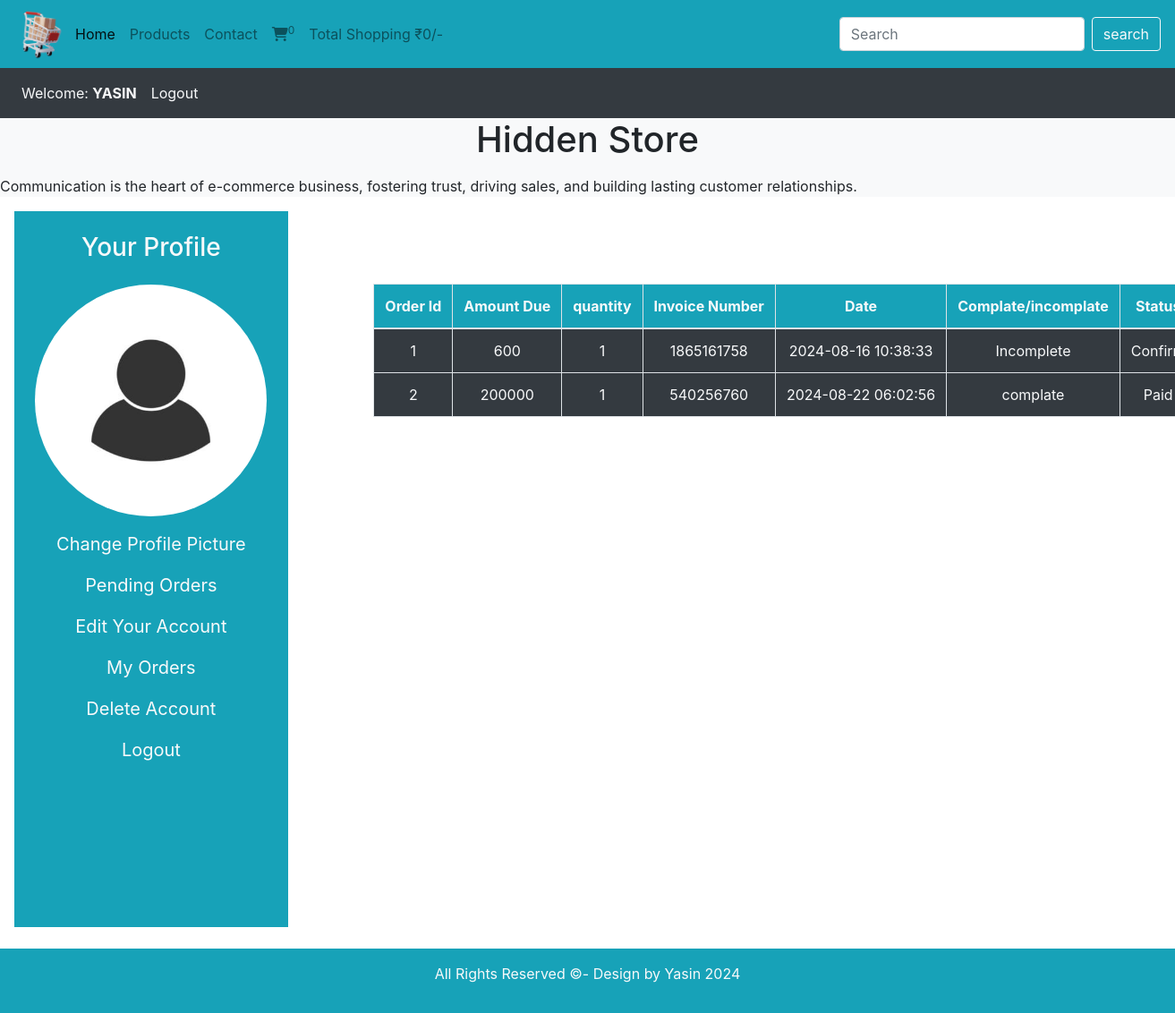
Page /user_area/profile.php?my_orders (signed in) on the committed database.
### tables this page shows
CREATE TABLE `user_table` (
  `user_id` int(11) NOT NULL,
  `username` varchar(150) NOT NULL,
  `user_email` varchar(150) NOT NULL,
  `user_password` varchar(150) NOT NULL,
  `user_image` varchar(150) NOT NULL,
  `user_ip` varchar(150) NOT NULL,
  `user_address` varchar(150) NOT NULL,
  `user_mobile` varchar(15) NOT NULL
);

CREATE TABLE `user_orders` (
  `order_id` int(11) NOT NULL,
  `user_id` int(11) NOT NULL,
  `amount_due` int(255) NOT NULL,
  `invoice_number` int(255) NOT NULL,
  `total_products` int(255) NOT NULL,
  `order_date` timestamp NOT NULL DEFAULT current_timestamp() ON UPDATE current_timestamp(),
  `order_status` varchar(255) NOT NULL
);

### user_area/my_orders.php (the view, shortened to what this page needs)
<!DOCTYPE html>
<html lang="en">
<head>
</head>
<body>
    <?php
    $username = $_SESSION['uname'];
    $select_query = "select * from `user_table` where username = '$username'";
    $result = mysqli_query($con, $select_query);
    $fetch_deta = mysqli_fetch_assoc($result);
    $user_id = $fetch_deta['user_id'];
    ?>
    <table class="table table-bordered" style="margin-left:-35%; margin-top:15%; width:100%">
        <thead class="bg-info text-center text-light">
            <tr>
                <th>Order Id</th>
                <th>Amount Due</th>
                <th>quantity</th>
                <th>Invoice Number</th>
                <th>Date</th>
                <th>Complate/incomplate</th>
                <th>Status</th>
            </tr>
        </thead>
        <tbody class="bg-dark text-light">
            <?php
            $get_order_detail = "select * from `user_orders` where user_id = $user_id";
            $run_detail = mysqli_query($con, $get_order_detail);
            $number = 0;
            while ($fetch_deta = mysqli_fetch_assoc($run_detail)) {
                $order_id = $fetch_deta['order_id'];
                $amount_due = $fetch_deta['amount_due'];
                $total_products = $fetch_deta['total_products'];
                $invoice_number = $fetch_deta['invoice_number'];
                $order_status = $fetch_deta['order_status'];
                if ($order_status == 'pending') {
                    $order_status = 'Incomplete';
                } else {
                    $order_status = 'complate';
                }
                $order_date = $fetch_deta['order_date'];
                $number++;
                echo "<tr>
                <td>$number</td>
                <td>$amount_due</td>
                <td>$total_products</td>
                <td>$invoice_number</td>
                <td style='white-space: nowrap'>$order_date</td>
                <td>$order_status</td>";
            ?>
            <?php
                if ($order_status == 'complate') {
                    echo "<td>Paid</td>";
                } else {
                    echo "<td><a href='conform_payment.php?order_id=$order_id' class='text-light'>Confirm</a></td></tr>";
                }
            }
            ?>
        </tbody>
    </table>
</body>
</html>

### user_area/profile.php (shortened to what this page needs)
<?php
include('../includes/connect.php');
include_once('../functions/common_function.php');
?>
<!DOCTYPE html>
<html lang="en">
<head>
    <link rel="stylesheet" type="text/css" href="../bootstrap-4.4.1/css/bootstrap.min.css">
    <link rel="stylesheet" href="https://cdnjs.cloudflare.com/ajax/libs/font-awesome/6.5.2/css/all.min.css" />
</head>
<body>
    <div class="container-fluid p-0">
        <nav class="navbar navbar-expand-lg navbar-light bg-info">
            <a href="../includes/index.php"><img src="../images/trolly.png" alt="" class="logo"></a>
            <div class="collapse navbar-collapse" id="navbarSupportedContent">
                <ul class="navbar-nav mr-auto">
                    <li class="nav-item active">
                        <a class="nav-link" href="../includes/index.php">Home <span class="sr-only">(current)</span></a>
                    </li>
                    <li class="nav-item">
                        <a class="nav-link" href="#">Products</a>
                    </li>
                    <li class="nav-item">
                        <a class="nav-link" href="#">Contact</a>
                    </li>
                    <li class="nav-item">
                        <a class="nav-link" href="../includes/cart.php"><i class="fa-solid fa-cart-shopping"></i><sup><?php cart_detail(); ?></sup></a>
                    </li>
                    <li class="nav-item">
                        <a class="nav-link" href="#">Total Shopping ₹<?php echo total_cart_price(); ?>/-</a>
                    </li>
                </ul>
                <form class="form-inline my-2 my-lg-0" method="get" action="../includes/searchdata_product.php">
                    <input class="form-control mr-sm-2"  type="search" placeholder="Search" aria-label="Search" name="search_data">
                    <input type="submit" value="search" class="btn btn-outline-light" name="search_data_product">
                </form>
            </div>
        </nav>
        <nav class="navbar navbar-expand-lg navbar-light bg-dark">
            <ul class="navbar-nav me-auto">
            <?php
                if(!isset($_SESSION['uname'])){
                    echo "<li class='nav-item'>
                    <a class='nav-link text-light' href='#'>Welcome Guest</a>
                </li>";
                  }else{
                      echo "<li class='nav-item'>
                      <a class='nav-link text-light' href=''>Welcome: <font class='font-weight-bold text-uppercase';>".$_SESSION['uname']."</font></a>
                  </li>";
                  }
                if(!isset($_SESSION['uname'])){
                  echo "<li class='nav-item'>
                    <a class='nav-link text-light' href='user_login.php'>Login</a>
                </li>";
                }else{
                    echo "<li class='nav-item'>
                    <a class='nav-link text-light' href='../logout/user_logout.php'>Logout</a>
                </li>";
                }
                ?>
            </ul>
        </nav>
        <div class="bg-light">
            <h1 class="text-center">Hidden Store</h1>
            <p>
                <marquee behavior="alternate" direction="" scrollamount="7">Communication is the heart of e-commerce
                    business, fostering trust, driving sales, and building lasting customer relationships.</marquee>
            </p>
        </div>
    </div>
    <div class="row">
        <div class="col-md-3 ml-3">
        <ul class="navbar-nav  bg-info text-center mb-4" style="font-size: 20px; height:100vh">
        <h3 class="text-light mt-4">Your Profile</h3>
        <div style="align-items: center;">
            <?php
            if(isset($_SESSION['uname'])){
                $username_session = $_SESSION['uname'];
                $select_query = "SELECT * FROM `user_table` WHERE username = '$username_session'";
                $run_select_query = mysqli_query($con, $select_query);
                $fetch_row = mysqli_fetch_assoc($run_select_query);
                if($fetch_row) {
                    $user_image = $fetch_row['user_image'];
                    echo "<img class='mt-2 p-2' src='./user_images/$user_image' alt='User Image' />";
                } else {
                    echo "User not found.";
                }
            }
            ?>
            </div>
        <li class="nav-item">
        <a class="nav-link text-light" href="profile.php?change_profile">Change Profile Picture</a>
        </li>
        <li class="nav-item">
        <a class="nav-link text-light" href="profile.php?pending_orders">Pending Orders</a>
        </li>
        <li class="nav-item">
        <a class="nav-link text-light" href="profile.php?edit_account">Edit Your Account</a>
        </li>
        <li class="nav-item">
        <a class="nav-link text-light" href="profile.php?my_orders">My Orders</a>
        </li>
        <li class="nav-item">
        <a class="nav-link text-light" href="profile.php?delete_account">Delete Account</a>
        </li>
        <li class="nav-item">
        <a class="nav-link text-light" href="logout.php">Logout</a>
        </li>
        </ul>
        </div>
        <div class="col-md-15" style="margin-left: 20%; width:40%; height:30%">
            <?php
                if(isset($_GET['my_orders'])){
                    include('my_orders.php');
                }
            ?>
        </div>
    </div>
    <div class="bg-info p-3 text-center p-0">
        <p class="text-light">All Rights Reserved ©- Design by Yasin <?php echo 20;
                                                                        echo date("y"); ?></p>
    </div>
</body>
</html>

### user_area/profile.php (style rules this page uses)
.logo { width: 60px; height: 60px; }
img { width: 90%; border-radius: 50%; }

### user_area/my_orders.php (style rules this page uses)
th, td { text-align: center; vertical-align: middle; }
th { white-space: nowrap; }

### rows in the picture
user_table: user_image (picture)
user_orders: amount_due "600", total_products "1", invoice_number "1865161758", order_date "2024-08-16 10:38:33", order_status "Incomplete"
user_orders: amount_due "200000", total_products "1", invoice_number "540256760", order_date "2024-08-22 06:02:56", order_status "complate", shows "Paid"

### other values in the picture
$count_cart_items "0"
$total "0"
$_SESSION['uname'] "YASIN"
